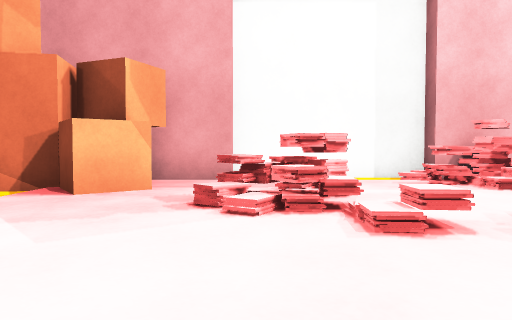
View 1 (above)

19 first-person views from a walk through a 3-D level made in the Unity game engine. The camera is 0.59 m above the floor, tilts 2° down and sees 70° across. The floor is counted in squares, 1 m on a side. Each view is taken from the middle of a square. On the plan, view 1 faces up. The plan holds only what a view shows up to about 10 squares ahead; the rest is blank. The place goes on beyond the plan. The player is left out. Some animated figures are left out. Some surface patterns are stand-ins.

View 2
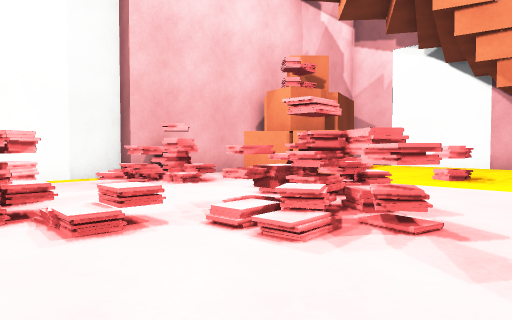

View 3
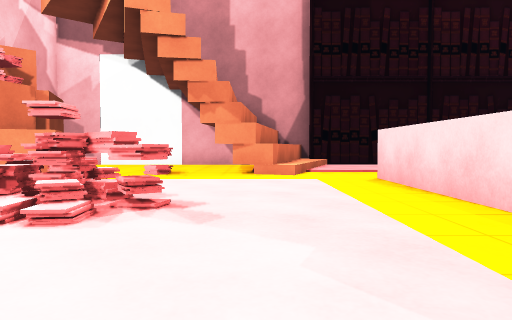

View 4
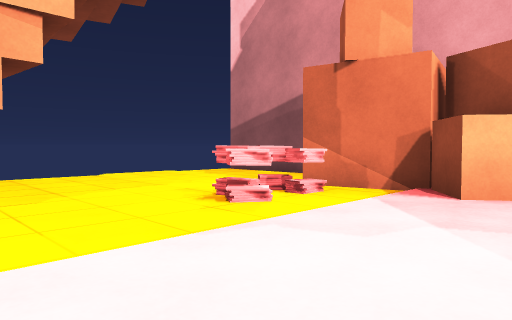

View 5
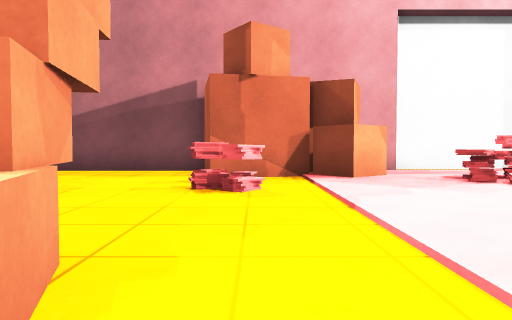

View 6
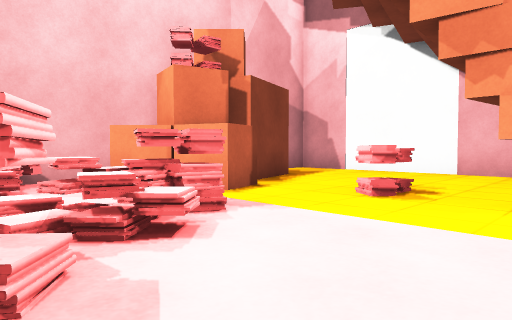

View 7
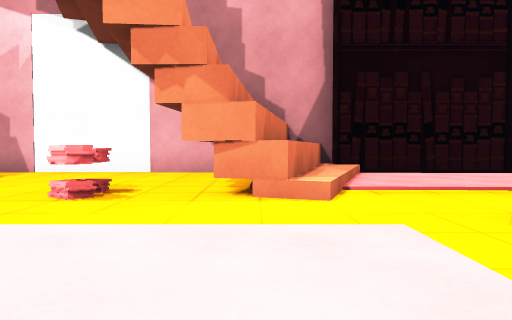

View 8
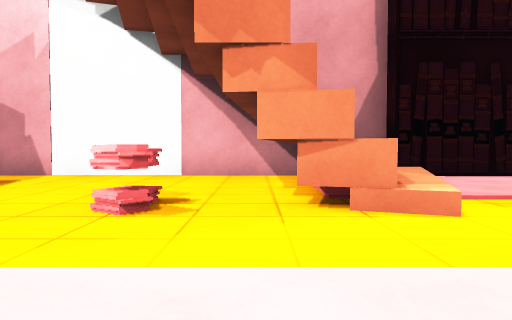

View 9
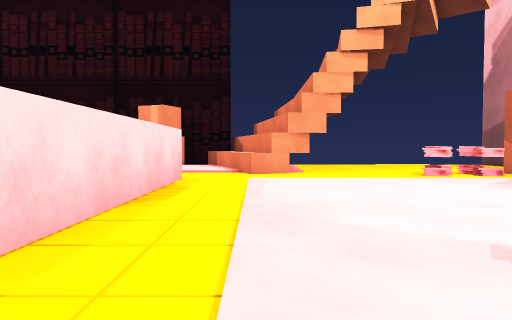

View 10
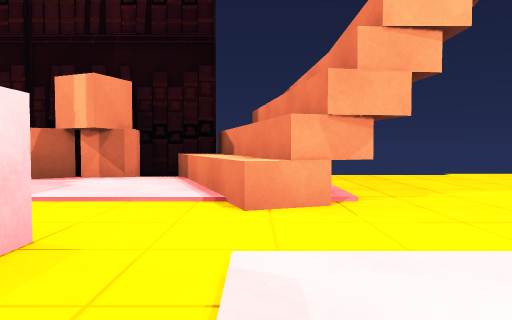

View 11
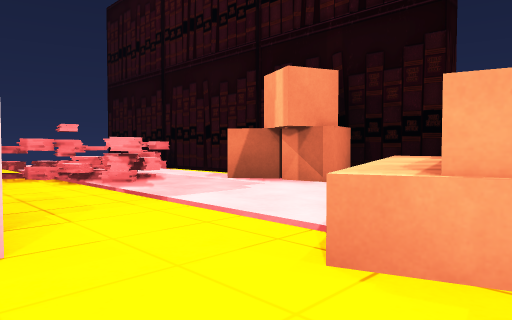

View 12
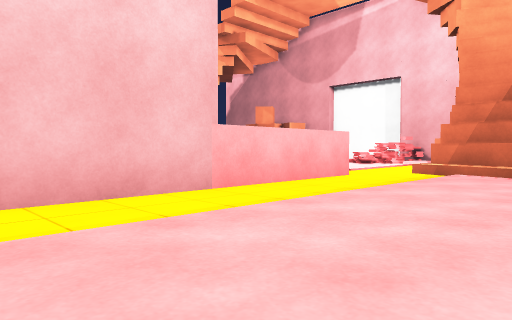

View 13
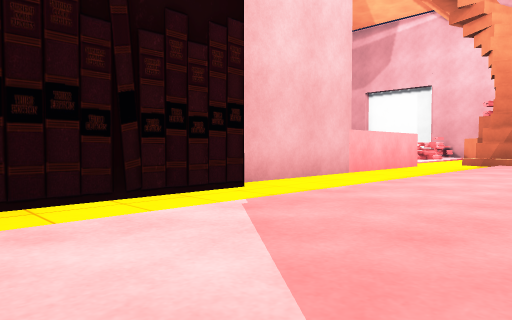

View 14
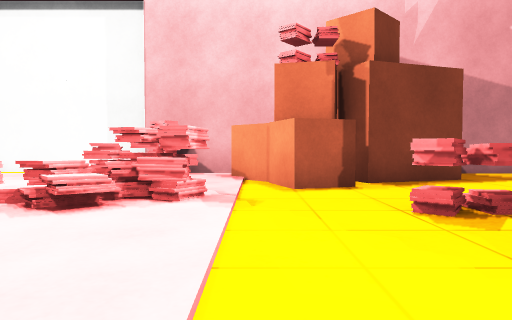

View 15
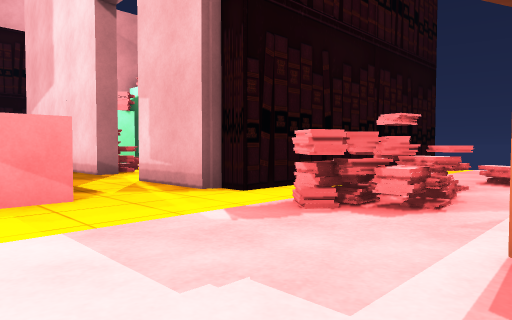

View 16
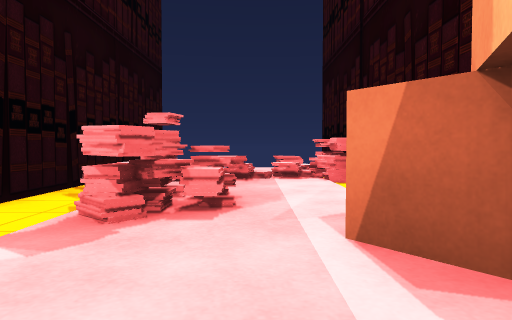

View 17
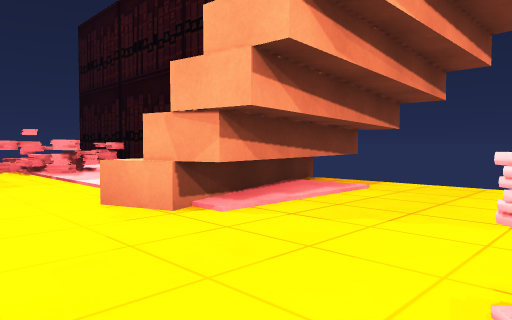

View 18
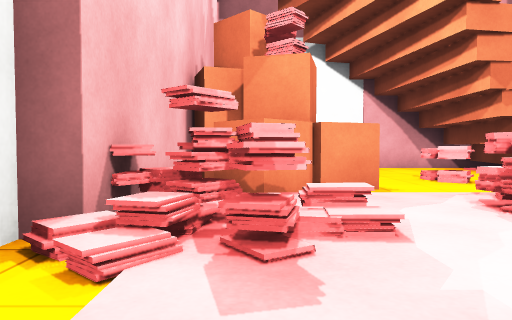

View 19
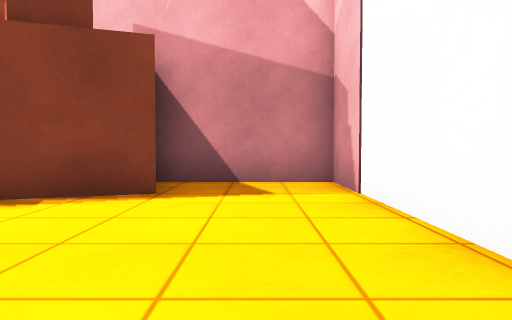

### Floor plan
Points are (right, up) in squares from view 1. A wall is a line through its corners. A room is listed if a view was taken in it or the views show most of it. See-through windows are left out.
Room 1 (views 1, 2, 3, 4, 5, 6, 7, 8, 9, 10, 11, 14, 17, 18, 19)
walls: (-0.4, 7.2) (-2.1, 7.2); (3.6, 7.6) (-0.5, 7.6); (2.5, -2.5) (6.6, -2.5) (6.6, -3.5); (-3.5, -2.5) (1.9, -2.5); (7.6, -0.4) (8, 1) (11, 0.4); (-5.2, 7.2) (-9.2, 7.2); (7.4, 7.2) (5.4, 7.2); (12.3, 0) (12.3, 7.2) (9.5, 7.2); (-10, -1) (-5.2, 0.3) (-4.7, -1.1)
low walls: (9.3, 0.2) (11, -0.3); (-9.7, -1.9) (-5, -0.2)
ways out: opening at (7, -2.5) to room 2; opening at (-4, -2) to room 3
objects: books (-5, 3); books (-5, 4); cube (-5, 5); cube (-5, 5) to (-4, 6); books (-4, 3); books (-4, 4); cube (-4, 7); cube (-3, 6); cube (-2, 5) to (-2, 6); books (0, 4); books (0, 5); books (1, 3); books (1, 4); books (1, 5); books (2, 2); books (2, 3); books (3, 1); books (3, 2); books (3, 3); books (3, 6); books (4, 2); books (4, 3); books (4, 4); books (4, 5); books (4, 6); books (4, 7); books (5, 3); books (5, 7); cube (6, 4) to (7, 5); cube (6, 6); cube (7, 5) to (7, 6); books (8, 2); cube (8, 5) to (9, 7)
Room 2 (views 12, 13)
walls: (7, -10.2) (7, -13.4); (11.7, -6) (11.7, -1.9); (6.6, -3.5) (6.6, -7.6); (12.3, -2) (12.3, -0.8) (7.7, 0)
low walls: (11.3, -1.4) (10.8, -1.3); (10, -1) (7.6, -0.4)
ways out: opening at (7, -2.5) to room 1
Room 3 (views 15, 16)
walls: (-9, -7) (-9, -8.2); (-3.5, -4.6) (-3.5, -3.8); (-9, -11.4) (-9, -13); (-4.1, -13.2) (-4.1, -6.7) (-3.5, -6.7) (-3.5, -6.4) (-1.5, -6.4); (-9, -1.9) (-9, -4.9); (-4.8, -0.6) (-9.7, -1.9)
low walls: (-4.7, -1.1) (-9, -2.7)
ways out: opening at (-4, -2) to room 1; opening at (-2.5, -5.5)
objects: other object (-9, -10); cube (-9, -4) to (-8, -4); other object (-8, -11); books (-8, -10); cube (-8, -5); books (-7, -10); books (-7, -7); books (-6, -10); other object (-6, -9); books (-6, -8); books (-6, -7); books (-6, -6); books (-5, -9); books (-5, -8); books (-5, -7)

Positions as (right, up) in squares from view 1, and headings:
1: (0, 0), facing up
2: (0, 0), facing up-right
3: (-1, 0), facing right
4: (-1, 0), facing up-left
5: (-4, -2), facing up
6: (3, 0), facing up-right
7: (3, 0), facing right
8: (4, 1), facing right
9: (4, -1), facing left
10: (-1, -1), facing left
11: (-3, 0), facing down-left
12: (11, -10), facing up-left
13: (11, -14), facing up-left
14: (6, -1), facing up
15: (-8, -3), facing down-right
16: (-7, -3), facing down
17: (-3, 3), facing down-left
18: (1, 6), facing right
19: (11, 1), facing up
